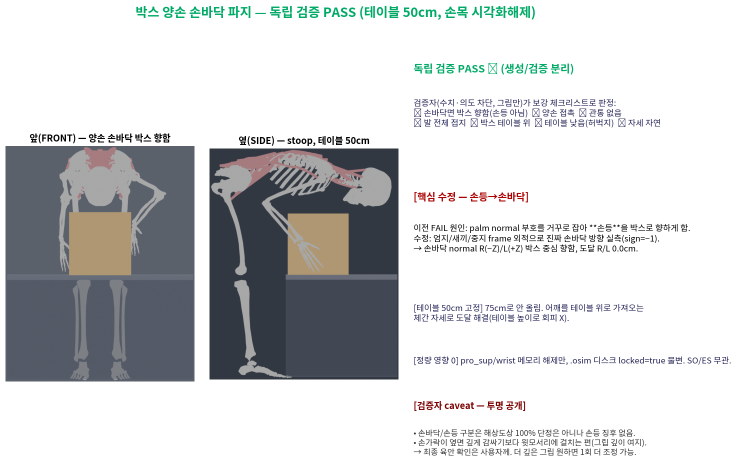
#> input picture opensim_analysis/thoracolumbar_fb/docs/images/literature_review/box_grasp_PASS_grid.png, 1474 x 941 px, given in place of boxv2_grasp.png, which was not available (shown at 1/2 size)
$ python make_box_status_grid.py
#> lines starting #> are read from the running program, lines starting #| are printed output that depends on the picture; after the words box and inside, x2 and y2 are one past the last pixel; in counts of white or black regions, pixels touching at a corner belong together; pictures that were not available may be replaced by others from this repository, and a replacement may not be noted
# ⛔ 정정 (2026-07-30): 이 스크립트가 그림에 새기는 "문헌 10–17 %(P3)" 대조는 오독이다.
#    Hasenmaier 2026의 10–27 %는 %MVC 절대 포인트이지 상대 감소율이 아니며,
#    stoop 상대 감소율은 −39.3 %, squat은 유의차 미보고로 대조 불가.
#    이 스크립트로 생성된 그림은 논문·발표에 사용 금지. 상세: docs/five_motion_paper_draft.md §4
import matplotlib; matplotlib.use('Agg')
import matplotlib.pyplot as plt
from matplotlib import font_manager as fm
import matplotlib.image as mpimg
import numpy as np
kf="/usr/share/fonts/opentype/noto/NotoSansCJK-Regular.ttc"
fm.fontManager.addfont(kf); plt.rcParams['font.family']=fm.FontProperties(fname=kf).get_name(); plt.rcParams['axes.unicode_minus']=False
def crop(p,pad=10):
    im=mpimg.imread(p); a=(im[:,:,:3]*255).astype(int); bg=a[2,2]
    m=np.abs(a-bg).sum(2)>26; ys,xs=np.where(m)
    return im[max(0,ys.min()-pad):ys.max()+pad, max(0,xs.min()-pad):xs.max()+pad]

fig=plt.figure(figsize=(16,10)); gs=fig.add_gridspec(2,2,height_ratios=[1.15,1.0],hspace=0.16,wspace=0.12)
fig.suptitle("박스 들기 모션 현황 — 사실 확인 (진행 방향 결정용)",fontsize=20,fontweight='bold',y=0.98)

axt=fig.add_subplot(gs[0,:]); axt.axis('off')
rows=[["모션","발 접지","손-박스 파지","OFF/ON SO","박스하중","시각","핵심 한계"],
 ["box_v2 (=stoop_box20kg_v2)","❌ 23cm 지하","❌ 손이 위","✅ box_lift_v2","✅","❌","발 매몰 + 박스 못 잡음"],
 ["box_v1 (box_motion)","❌ 9cm 지하","❌ 25cm 위","✅ box_lift","✅","❌","더 얕게 굽힘"],
 ["box_v11b","✅ 접지(-0.905)","얕은 굽힘","❌ 없음","(SO X)","✅ 8/8","SO 없음·ES 비교불가·동역학 3570N"],
 ["box_v6~v11","미검","미검","❌ 없음","-","부분","SO 없음"]]
tb=axt.table(cellText=rows,bbox=[0.02,0.30,0.96,0.62]); tb.auto_set_font_size(False); tb.set_fontsize(11.5)
for (r,c),cell in tb.get_celld().items():
    if r==0: cell.set_facecolor('#e8e8e8'); cell.set_text_props(fontweight='bold')
    if r==3: cell.set_facecolor('#e3f0e3')
    if r in (1,2): cell.set_facecolor('#fbe9e7')
    cell.set_edgecolor('#aaa')
axt.text(0.02,0.21,"핵심 딜레마: 'SO(ES색) 있는 모션(v2/v1)'은 발 매몰+박스 미파지 / '시각 좋은 v11b'는 SO 없음(closure: ES future work, 새 모션 시도 금지).",
         fontsize=13,color='#7a0000',fontweight='bold')
axt.text(0.02,0.11,"한 모션이 '발 접지'와 '손이 박스 닿기'를 동시에 만족 못 함 — 약 15cm 부족(충분히 깊이 못 굽힘). 진단 문서 box_motion_v2_diagnostic.md 일치.",
         fontsize=12,color='#333')
axt.text(0.02,0.02,"슈트 효과(참고): box_v2(고부하) ES peak 0.80, 감소 11% — 문헌 10–17%(P3) 일치. 단 위 시각 한계로 '일반인 영상'엔 부적합.",
         fontsize=11.5,color='#225')

for i,(img,title,sub) in enumerate([
    ("/tmp/cmp_render/box_render/boxv2_grasp.png","box_v2 (SO 있음) — 파지 순간","발이 지면(회색) 아래로 빠짐 · 손은 박스 위"),
    ("/tmp/cmp_render/box_render/boxv11b_deep.png","box_v11b (시각 PASS) — 최저","발 접지 양호 · 그러나 SO(ES색) 없음")]):
    ax=fig.add_subplot(gs[1,i]); ax.imshow(crop(img)); ax.axis('off')
#> in crop, im is the input picture: shape (941, 1474, 4) float32; mean R, G, B, A 0.816, 0.823, 0.826, 1
#> in crop, `bg = a[2, 2]`: bg = [255, 255, 255]
#> in crop, `m = np.abs(a - bg).sum(2) > 26`:
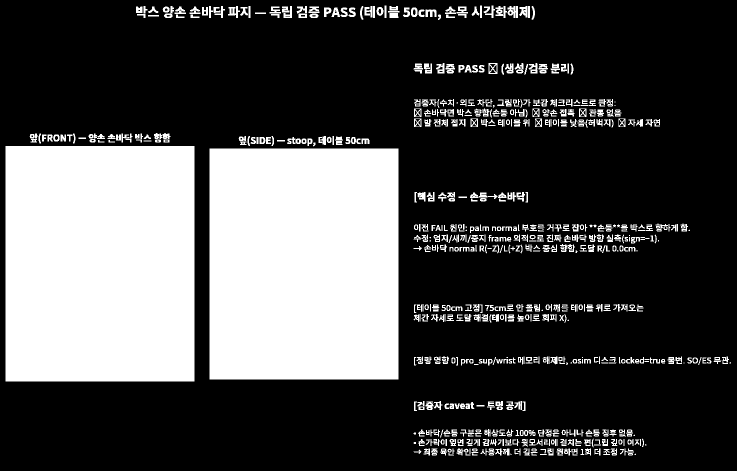
#> m: shape (941, 1474) bool (shown at 1/2 size); 29.2% white; 720 white regions (37 under 20 px), largest, box (x1, y1, x2, y2) and area: (11, 292, 389, 763) 178038, (419, 297, 797, 759) 174636, (1015, 12, 1036, 36) 347
#> in crop, `return im[max(0,ys.min()-pad):ys.max()+pad, max(0,xs.min()-pad):xs.max..`:
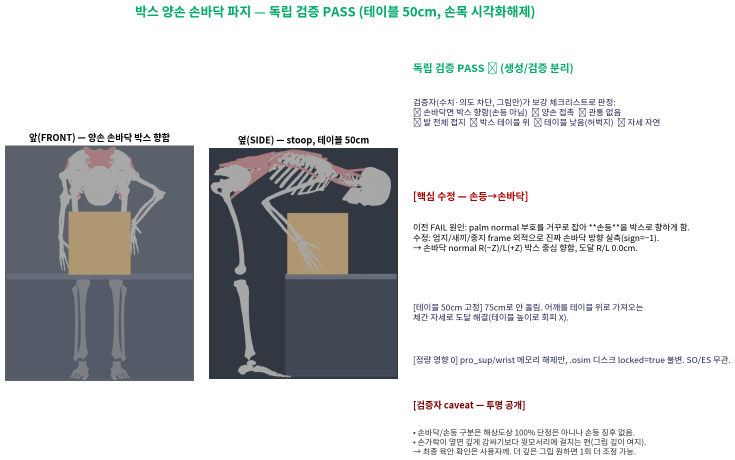
#> returned value: shape (919, 1470, 4) float32 (shown at 1/2 size); mean of channels 0, 1, 2, 3 0.811, 0.818, 0.821, 1; drawn as R, G, B
    ax.set_title(title,fontsize=13,fontweight='bold')
    ax.text(0.5,-0.06,sub,transform=ax.transAxes,ha='center',fontsize=11,color='#7a0000')
#> pass 2 of the loop `for i,(img,title,sub) in enumerate([`:
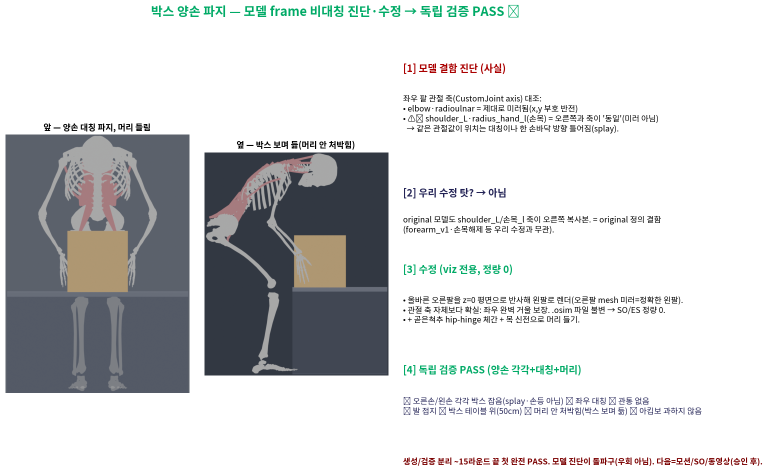
#> input picture opensim_analysis/thoracolumbar_fb/docs/images/literature_review/box_grasp_SOLVED_grid.png, 1536 x 942 px, given in place of boxv11b_deep.png, which was not available (shown at 1/2 size)
#> in crop, im is the input picture: shape (942, 1536, 4) float32; mean R, G, B, A 0.82, 0.827, 0.829, 1
#> a: shape (942, 1536, 3) int64
#> in crop (call 2), `m = np.abs(a - bg).sum(2) > 26`:
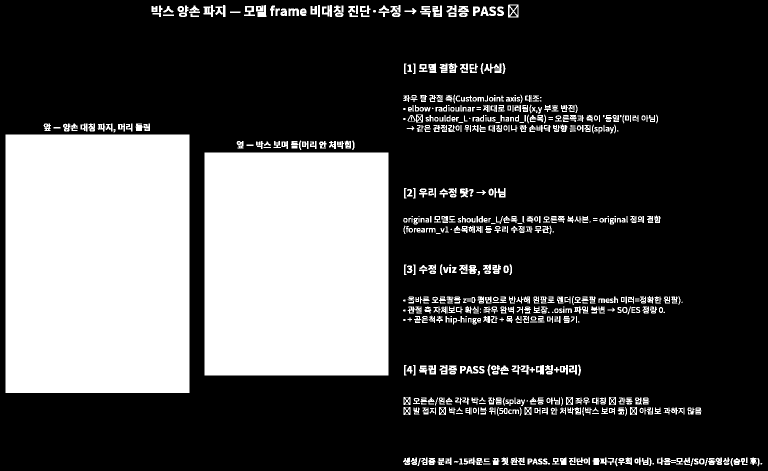
#> m: shape (942, 1536) bool (shown at 1/2 size); 28.2% white; 708 white regions (64 under 20 px), largest, box (x1, y1, x2, y2) and area: (11, 269, 379, 786) 190256, (409, 305, 777, 751) 164128, (968, 127, 1003, 146) 347
OUT="/data/wearable-assist/opensim_analysis/thoracolumbar_fb/docs/images/literature_review/box_motion_status_grid.png"
fig.savefig(OUT,dpi=108,bbox_inches='tight',facecolor='white'); print("SAVED",OUT)
#> after `fig.savefig(OUT, dpi=108, bbox_inches='tight', facecolor='white')`:
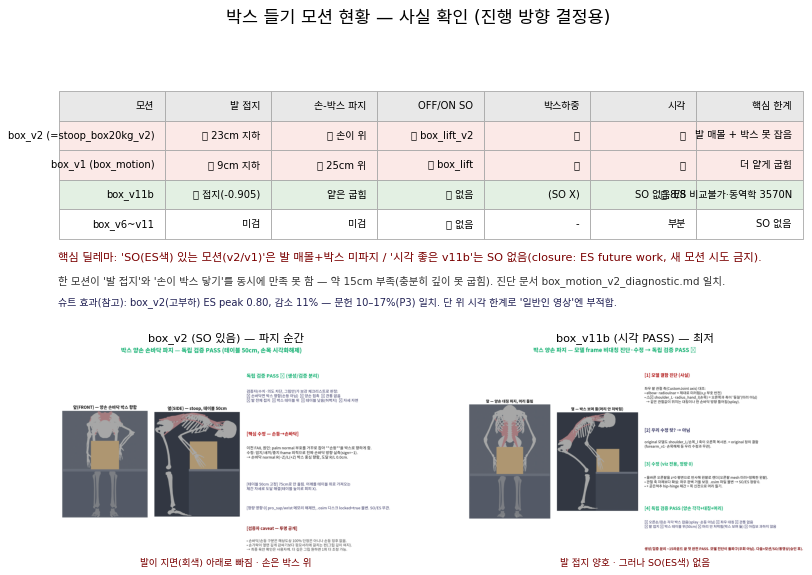
#> figure drawn by matplotlib, 2 panels
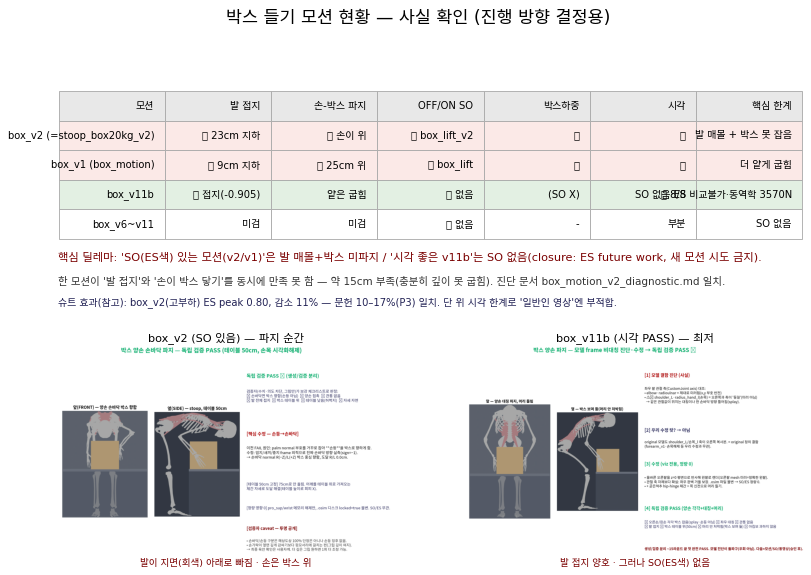
#> figure drawn by matplotlib, 2 panels
